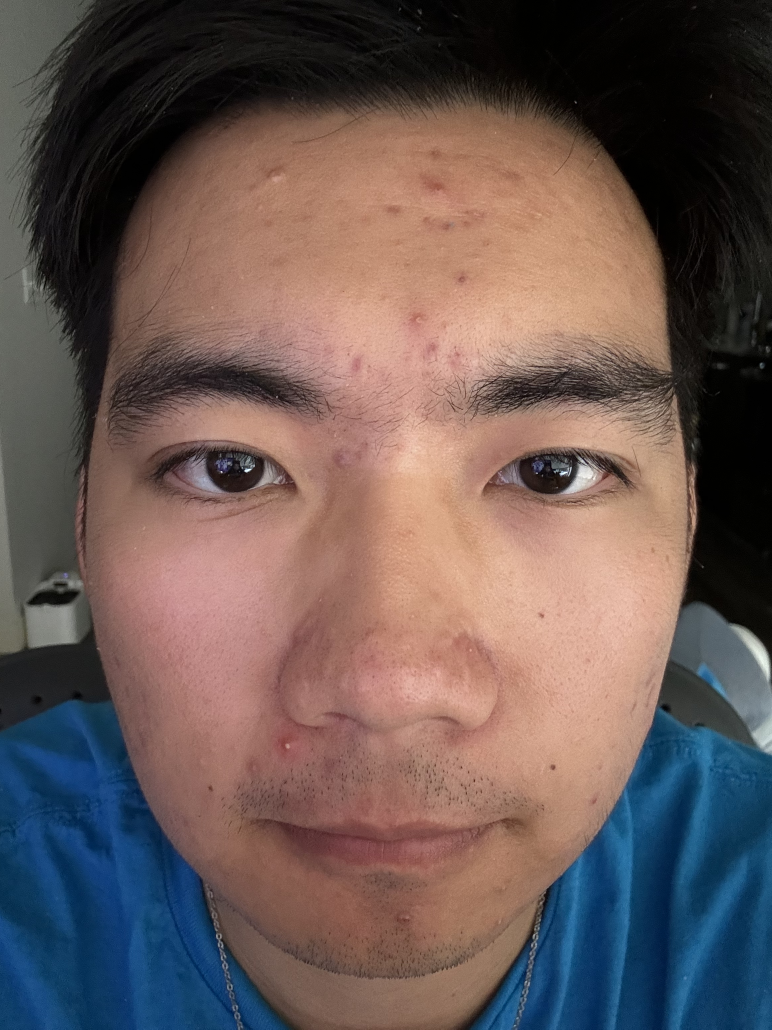
#> input picture test_iamge/Full Face/Full 1.jpg, 2316 x 3088 px (shown at 1/3 size)
$ python final_test.py
#> lines starting #> are read from the running program, lines starting #| are printed output that depends on the picture; after the words box and inside, x2 and y2 are one past the last pixel; in counts of white or black regions, pixels touching at a corner belong together
import cv2
import numpy as np
import os


class AcneDetector:
    def __init__(self, debug=True):
        self.debug = debug
        self.red_params = {
            'top_percentage': 0.0001,  # 取最红的前0.005%的点
            'min_distance': 10  # 两个红点之间的最小距离
        }
        # 加载面部检测器
        self.face_cascade = cv2.CascadeClassifier(cv2.data.haarcascades + 'haarcascade_frontalface_default.xml')
        self.mouth_cascade = cv2.CascadeClassifier(cv2.data.haarcascades + 'haarcascade_smile.xml')

    def show_debug_image(self, title, image):
        if self.debug:
            cv2.imshow(title, image)
            cv2.waitKey(0)

    def detect_face_features(self, image):
        """检测脸部和嘴唇区域"""
        gray = cv2.cvtColor(image, cv2.COLOR_BGR2GRAY)
        faces = self.face_cascade.detectMultiScale(gray, 1.3, 5)

        face_mouth_mask = np.ones(image.shape[:2], dtype=np.uint8)

        for (x, y, w, h) in faces:
            # 定义脸部感兴趣区域
            roi_gray = gray[y:y + h, x:x + w]
            roi_color = image[y:y + h, x:x + w]

            # 检测嘴唇
            mouths = self.mouth_cascade.detectMultiScale(roi_gray, 1.7, 11)

            # 在嘴唇区域创建mask
            for (mx, my, mw, mh) in mouths:
                # 扩大一点嘴唇区域的mask
                mouth_y1 = y + my - int(mh * 0.2)
                mouth_y2 = y + my + mh + int(mh * 0.2)
                mouth_x1 = x + mx - int(mw * 0.2)
                mouth_x2 = x + mx + mw + int(mw * 0.2)

                # 确保坐标在图像范围内
                mouth_y1 = max(0, mouth_y1)
                mouth_y2 = min(image.shape[0], mouth_y2)
                mouth_x1 = max(0, mouth_x1)
                mouth_x2 = min(image.shape[1], mouth_x2)

                face_mouth_mask[mouth_y1:mouth_y2, mouth_x1:mouth_x2] = 0

        return face_mouth_mask

    def find_red_peaks(self, a_channel, mask):
        """找到A通道中最红的区域，排除mask中的区域"""
        # 应用mask到A通道
        masked_a = a_channel.copy()
        masked_a[mask == 0] = 0

        # 获取图像尺寸
        height, width = a_channel.shape
        total_pixels = np.sum(mask > 0)  # 只计算未被mask的像素

        # 计算要选取的像素数量
        num_peaks = int(total_pixels * self.red_params['top_percentage'])

        # 找到前N个最红的像素位置
        flat_indices = np.argpartition(masked_a.ravel(), -num_peaks)[-num_peaks:]
        row_indices, col_indices = np.unravel_index(flat_indices, masked_a.shape)

        # 将坐标和对应的值组合在一起
        coords_and_values = [
            (y, x, masked_a[y, x])
            for y, x in zip(row_indices, col_indices)
            if masked_a[y, x] > 0  # 只保留非0值
        ]

        # 按值降序排序
        coords_and_values.sort(key=lambda x: x[2], reverse=True)

        # 使用非最大值抑制来筛选峰值
        selected_peaks = []
        for y, x, val in coords_and_values:
            # 检查是否距离已选择的点太近
            too_close = False
            for selected_y, selected_x, _ in selected_peaks:
                distance = np.sqrt((y - selected_y) ** 2 + (x - selected_x) ** 2)
                if distance < self.red_params['min_distance']:
                    too_close = True
                    break

            if not too_close:
                selected_peaks.append((y, x, val))

        return selected_peaks

    def visualize_red_detection(self, image):
        """使用LAB颜色空间检测红色区域"""
        # 获取嘴唇mask
        face_mouth_mask = self.detect_face_features(image)

        # 转换到LAB颜色空间
        lab = cv2.cvtColor(image, cv2.COLOR_BGR2LAB)
        l, a, b = cv2.split(lab)

        # 归一化A通道以便显示
        a_normalized = cv2.normalize(a, None, 0, 255, cv2.NORM_MINMAX)

        # 创建伪彩色图像
        a_colormap = cv2.applyColorMap(a_normalized, cv2.COLORMAP_JET)

        # 找到红色峰值，使用mask排除嘴唇区域
        red_peaks = self.find_red_peaks(a, face_mouth_mask)

        # 在原图和colormap上标记检测到的区域
        result_image = image.copy()
        colormap_with_marks = a_colormap.copy()

        # 创建热力图可视化
        heatmap = np.zeros_like(a_normalized)

        # 在图像上标记找到的红色峰值
        for y, x, val in red_peaks:
            # 在结果图像上画圆
            cv2.circle(result_image, (x, y), 5, (0, 0, 255), 2)  # 红色圆圈
            cv2.circle(result_image, (x, y), 1, (0, 255, 0), -1)  # 绿色中心点

            # 在colormap上也画圆
            cv2.circle(colormap_with_marks, (x, y), 5, (255, 255, 255), 2)  # 白色圆圈
            cv2.circle(colormap_with_marks, (x, y), 1, (0, 255, 0), -1)  # 绿色中心点

            # 在热力图上添加高斯分布
            y_coords, x_coords = np.ogrid[-y:a_normalized.shape[0] - y, -x:a_normalized.shape[1] - x]
            mask = x_coords * x_coords + y_coords * y_coords <= 100
            heatmap[mask] = np.maximum(heatmap[mask], val)

        # 归一化热力图并创建彩色版本
        heatmap_normalized = cv2.normalize(heatmap, None, 0, 255, cv2.NORM_MINMAX).astype(np.uint8)
        heatmap_color = cv2.applyColorMap(heatmap_normalized, cv2.COLORMAP_JET)

        # 创建半透明叠加效果
        alpha = 0.3
        overlay = cv2.addWeighted(image, 1 - alpha, heatmap_color, alpha, 0)

        # 可视化mask（用于调试）
        mask_visualization = cv2.cvtColor((face_mouth_mask * 255).astype(np.uint8), cv2.COLOR_GRAY2BGR)

        results = {
            'original': image,
            'a_channel': a_normalized,
            'a_colormap': a_colormap,
            'mask': mask_visualization,
            'colormap_with_marks': colormap_with_marks,
            'heatmap': heatmap_color,
            'overlay': overlay,
            'result': result_image
        }

        return results

    def analyze_image(self, image_path):
        """分析图像并显示处理步骤"""
        # 读取图像
        image = cv2.imread(image_path)
        if image is None:
            raise ValueError("无法读取图像")

        # 调整图像大小
        height, width = image.shape[:2]
        max_dimension = 800
        if max(height, width) > max_dimension:
            scale = max_dimension / max(height, width)
            image = cv2.resize(image, (int(width * scale), int(height * scale)))

        # 获取处理结果
        results = self.visualize_red_detection(image)

        # 显示所有处理步骤
        for title, img in results.items():
            self.show_debug_image(title, img)
            # 保存结果
            cv2.imwrite(f"{title}.jpg", img)
            print(f"已保存：{title}.jpg")


if __name__ == "__main__":
    try:
        detector = AcneDetector(debug=True)
        image_path = input("请输入图片路径：")
#> the answer given: ../test_iamge/Full Face/Full 1.jpg
        detector.analyze_image(image_path)
#> in analyze_image, image is the input picture: shape (3088, 2316, 3); mean B, G, R 85.8, 88.8, 105.4
#> in detect_face_features, `gray = cv2.cvtColor(image, cv2.COLOR_BGR2GRAY)`:
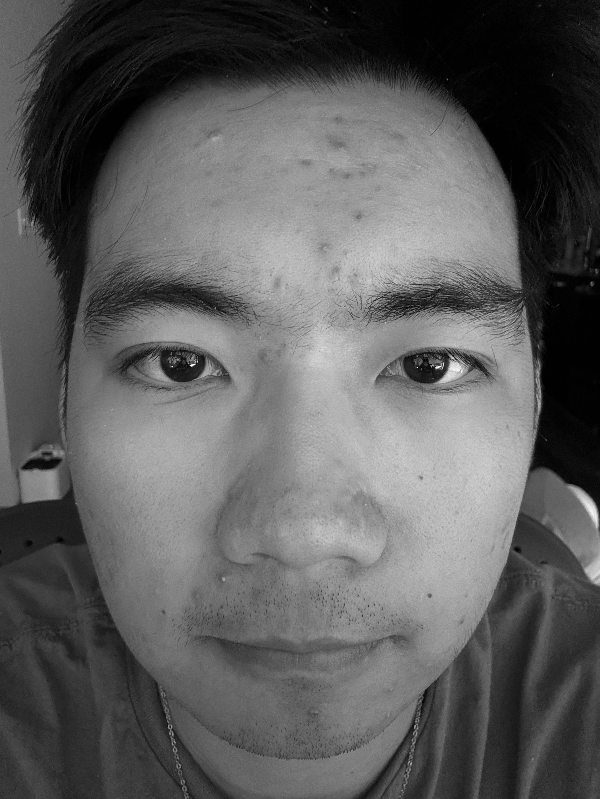
#> gray: shape (799, 600); min 0, max 252, mean 93.3
#> in detect_face_features, `faces = self.face_cascade.detectMultiScale(gray, 1.3, 5)`: faces = [[44, 166, 525, 525]]
#> the loop in detect_face_features, `for (x, y, w, h) in faces:` made 1 pass
#> pass 1, in detect_face_features, `roi_color = image[y:y + h, x:x + w]`:
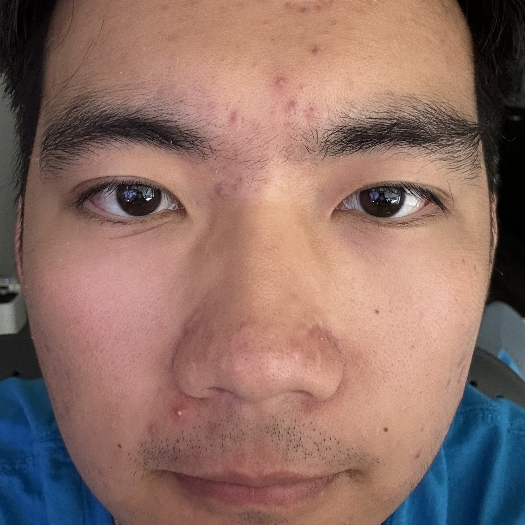
#> roi_color: shape (525, 525, 3); mean B, G, R 102.5, 111.3, 141.8
#> after the loop in detect_face_features, `for (x, y, w, h) in faces:`:
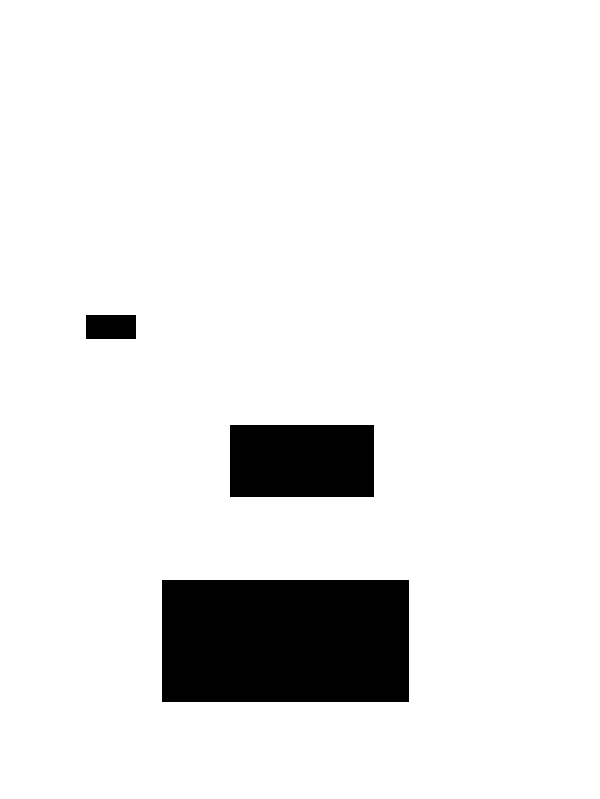
#> face_mouth_mask: shape (799, 600); values 0 (black) and 1 (white), 91.3% white; 3 black regions, box (x1, y1, x2, y2) and area: (162, 580, 409, 702) 30134, (230, 425, 374, 497) 10368, (86, 315, 136, 339) 1200
#> in find_red_peaks, `masked_a[mask == 0] = 0`:
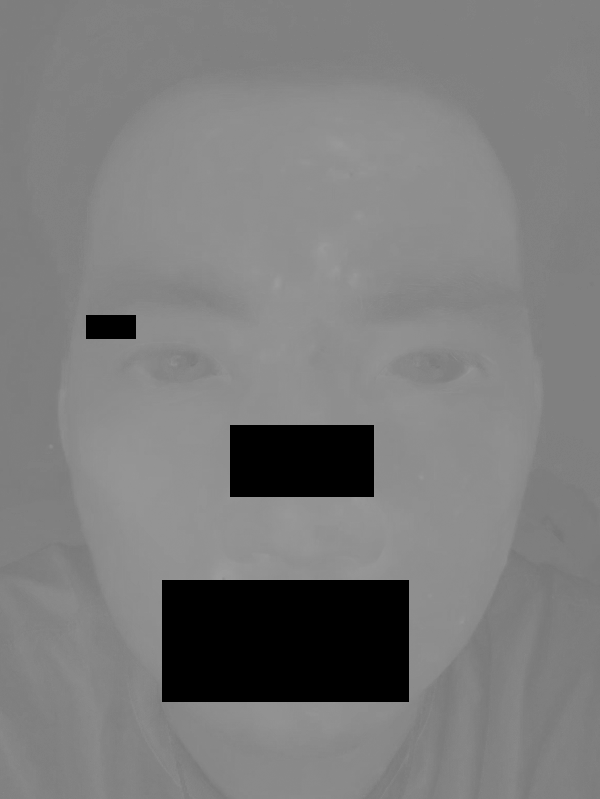
#> masked_a: shape (799, 600); min 0, max 156, mean 123.6
#> in find_red_peaks, `total_pixels = np.sum(mask > 0)`: total_pixels = 437698
#> in find_red_peaks, `num_peaks = int(total_pixels * self.red_params['top_percentage'])`: num_peaks = 43
#> in find_red_peaks, `flat_indices = np.argpartition(masked_a.ravel(), -num_peaks)[-num_peak..`: flat_indices = 43 values, max 347621 at index 41, min 171277 at index 26, mean 341049.8
#> in find_red_peaks, `row_indices, col_indices = np.unravel_index(flat_indices, masked_a.sha..`: row_indices = 43 values, max 579 at index 37, min 285 at index 26, mean 568; col_indices = 43 values, max 277 at index 26, min 216 at index 23, mean 221.9
#> in find_red_peaks, `coords_and_values = [ (y, x, masked_a[y, x]) for y, x in zip(row_indic..`: coords_and_values = 43 items, first 6: (574, 221, 155), (574, 219, 155), (570, 226, 155), (575, 217, 155), (576, 218, 155), (575, 219, 155)
#> the loop in find_red_peaks, `for y, x, val in coords_and_values:` made 43 passes
#> (y, x, val) on passes 1 to 8: (575, 221, 156), (577, 220, 156), (577, 217, 156), (578, 219, 156), (578, 220, 156), (576, 217, 156), (579, 219, 156), (579, 221, 156)
#> after the loop in find_red_peaks, `for y, x, val in coords_and_values:`: selected_peaks = [(575, 221, 156), (285, 277, 155)]
#> the loop in visualize_red_detection, `for y, x, val in red_peaks:` made 2 passes
#> pass 1, in visualize_red_detection, `mask = x_coords * x_coords + y_coords * y_coords <= 100`:
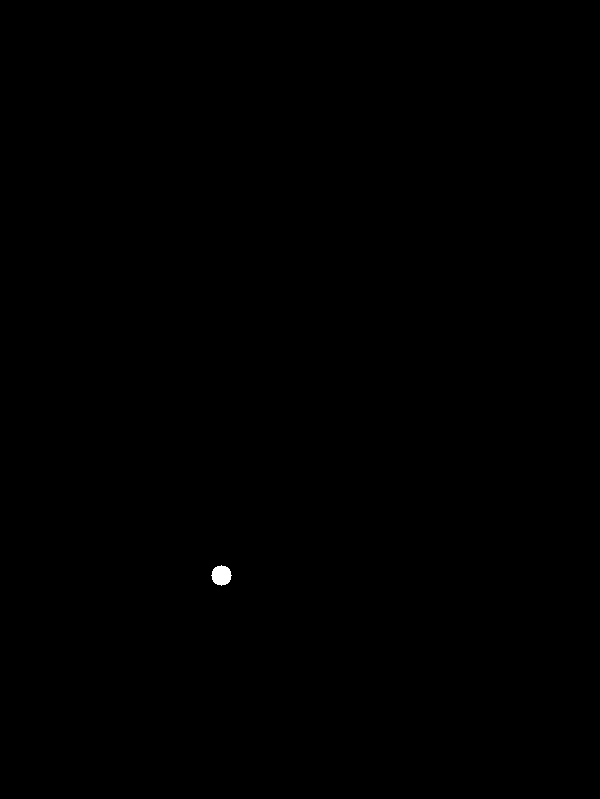
#> mask: shape (799, 600) bool; 0.07% white; 1 white region, box (x1, y1, x2, y2) and area: (211, 565, 232, 586) 317
#> in visualize_red_detection, `heatmap_color = cv2.applyColorMap(heatmap_normalized, cv2.COLORMAP_JET)`:
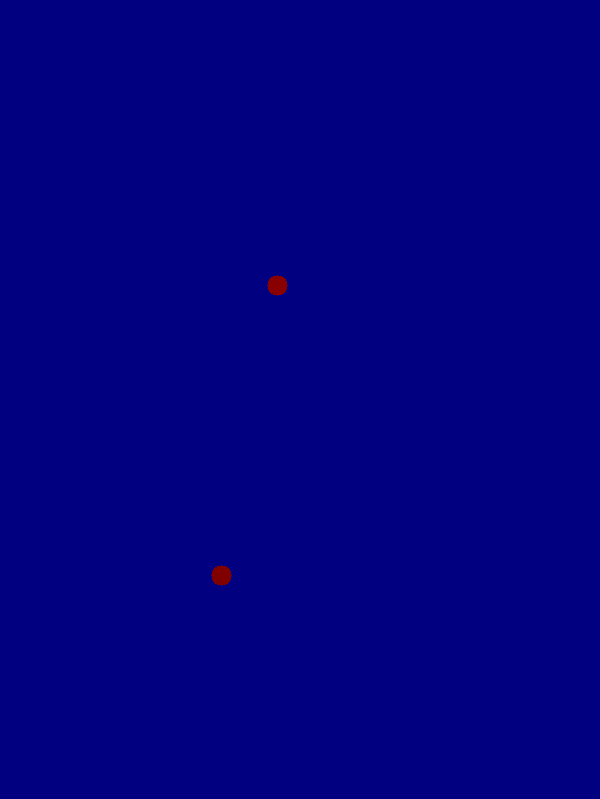
#> heatmap_color: shape (799, 600, 3); mean B, G, R 127.8, 0, 0.2
#> in visualize_red_detection, `overlay = cv2.addWeighted(image, 1 - alpha, heatmap_color, alpha, 0)`:
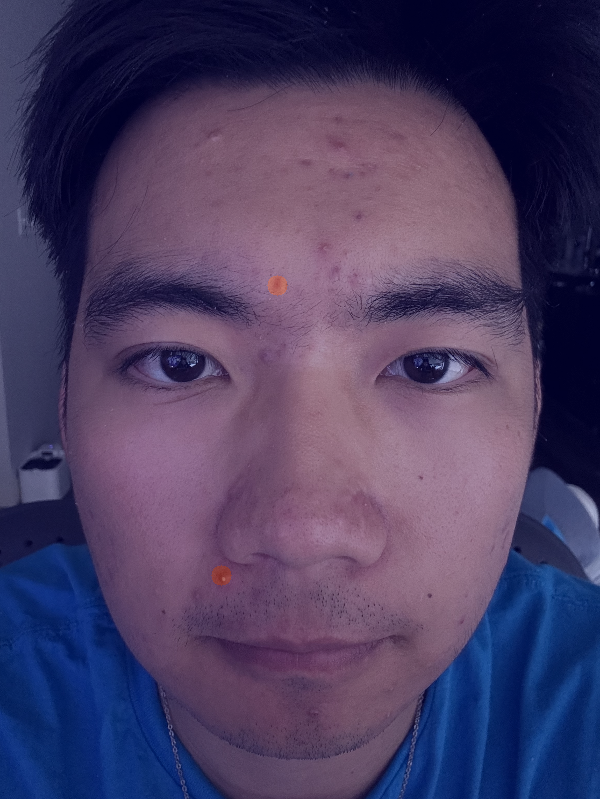
#> overlay: shape (799, 600, 3); mean B, G, R 98.3, 62, 73.7
#> in analyze_image, `results = self.visualize_red_detection(image)`: results = 8 items
#> the loop in analyze_image, `for title, img in results.items():` made 8 passes
#> title on passes 1 to 8: 'original', 'a_channel', 'a_colormap', 'mask', 'colormap_with_marks', 'heatmap', 'overlay', 'result'
#> (printed output is left out)

        cv2.waitKey(0)
        cv2.destroyAllWindows()

    except Exception as e:
        print(f"发生错误：{str(e)}")

$ run again, on test_iamge/Full Face/Full 4.jpg
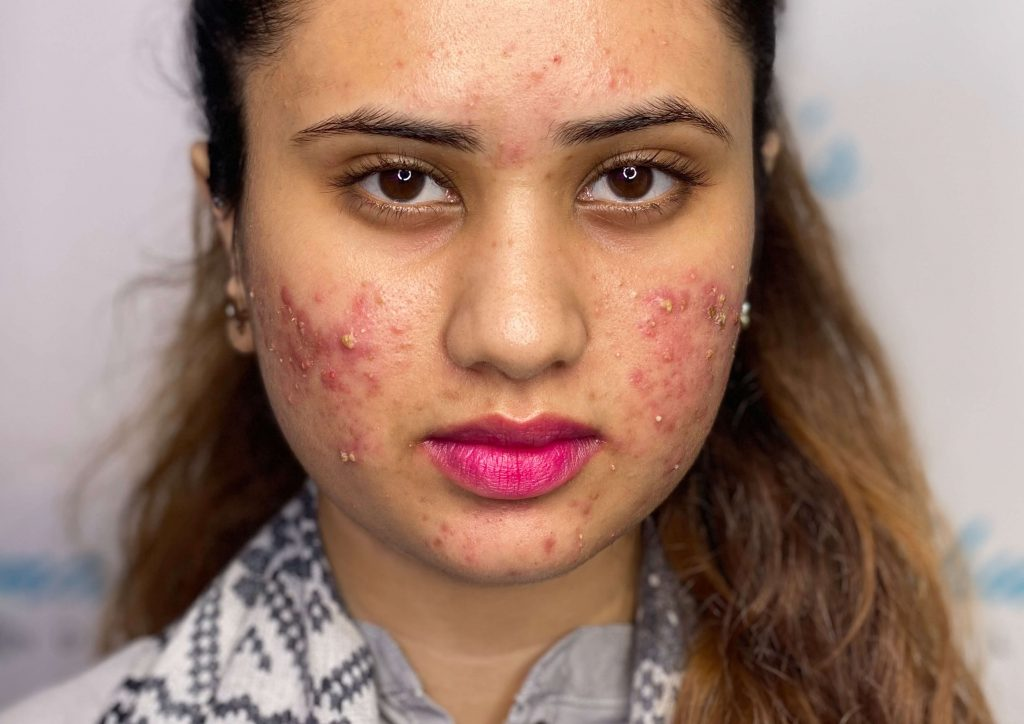
#> input picture test_iamge/Full Face/Full 4.jpg, 1024 x 724 px
#> in analyze_image, image is the input picture: shape (724, 1024, 3); mean B, G, R 113.6, 127.4, 159.1
#> image: shape (565, 800, 3)
#> faces = [[192, 15, 430, 430]]
#> the loop in detect_face_features, `for (x, y, w, h) in faces:` made 1 pass
#> (x, y, w, h, mouths) on pass 1: (192, 15, 430, 430, [[122, 311, 177, 88]])
#> after the loop in detect_face_features, `for (x, y, w, h) in faces:`:
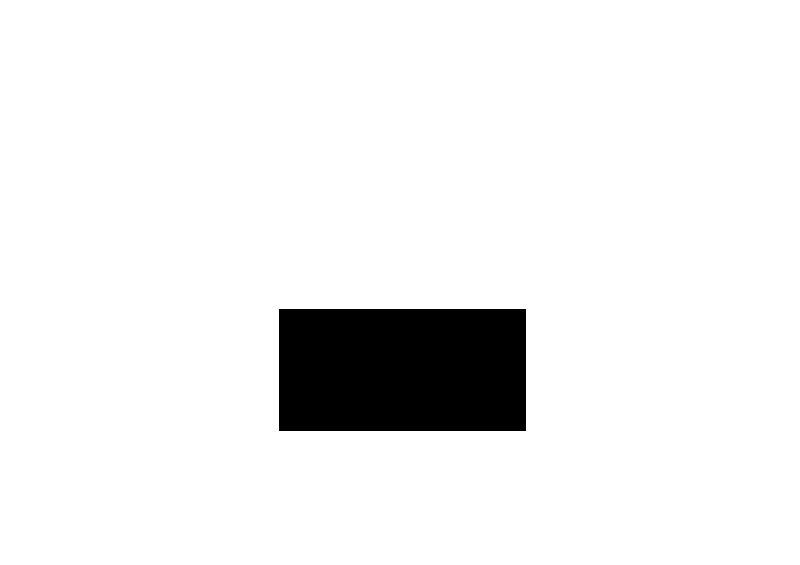
#> face_mouth_mask: shape (565, 800); values 0 (black) and 1 (white), 93.3% white; 1 black region, box (x1, y1, x2, y2) and area: (279, 309, 526, 431) 30134
#> lab: shape (565, 800, 3); mean of channels 0, 1, 2 140.9, 138.8, 140.7
#> masked_a: shape (565, 800); min 0, max 170, mean 128.5
#> total_pixels = 421866
#> num_peaks = 42
#> flat_indices = 42 values, max 238098 at index 5, min 184523 at index 25, mean 220555.4
#> row_indices = 42 values, max 297 at index 5, min 230 at index 8, mean 275.3; col_indices = 42 values, max 524 at index 4, min 257 at index 6, mean 326.8
#> coords_and_values = 42 items, first 6: (272, 280, 168), (239, 281, 169), (231, 523, 169), (275, 281, 169), (231, 524, 169), (297, 498, 169)
#> the loop in find_red_peaks, `for y, x, val in coords_and_values:` made 42 passes
#> (y, x, val) on passes 1 to 8: (292, 261, 170), (260, 507, 170), (292, 259, 170), (292, 258, 170), (294, 261, 170), (294, 260, 170), (230, 523, 170), (291, 258, 170)
#> after the loop in find_red_peaks, `for y, x, val in coords_and_values:`: selected_peaks = [(292, 261, 170), (260, 507, 170), (230, 523, 170), (274, 282, 170), (239, 281, 169), (297, 498, 169)]
#> red_peaks has the same summary as selected_peaks in find_red_peaks
#> the loop in visualize_red_detection, `for y, x, val in red_peaks:` made 6 passes
#> in visualize_red_detection, `overlay = cv2.addWeighted(image, 1 - alpha, heatmap_color, alpha, 0)`:
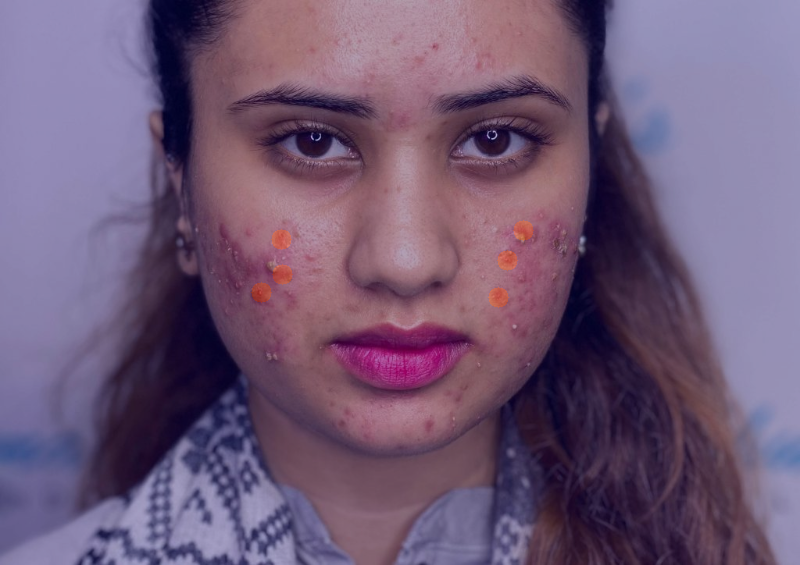
#> overlay: shape (565, 800, 3); mean B, G, R 117.7, 89.1, 111.5
#> results = 8 items
#> the loop in analyze_image, `for title, img in results.items():` made 8 passes
#> title on passes 1 to 8: 'original', 'a_channel', 'a_colormap', 'mask', 'colormap_with_marks', 'heatmap', 'overlay', 'result'
#> (printed output is left out)
